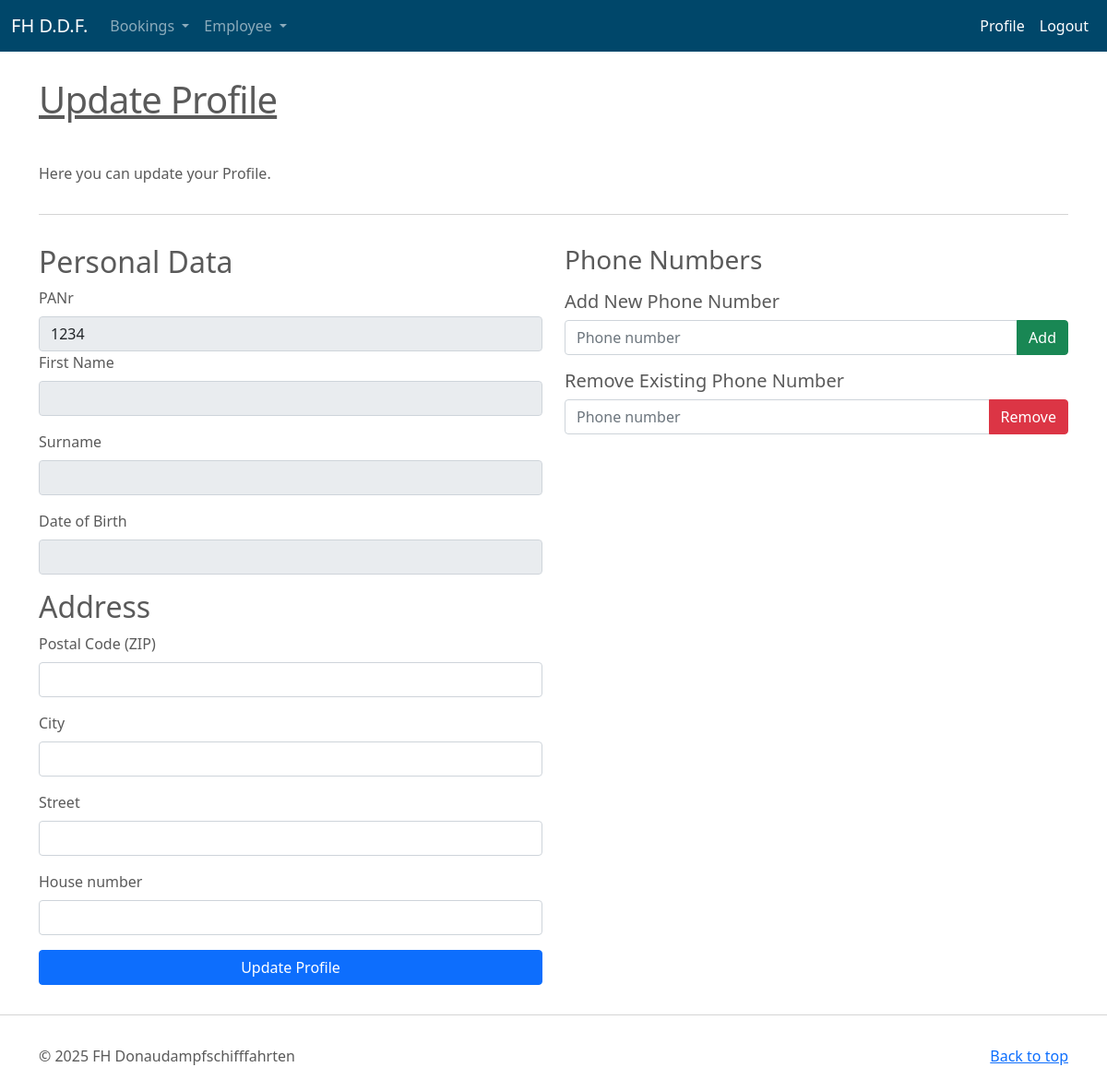
Page /profile_update (signed in) on the earlier database version.
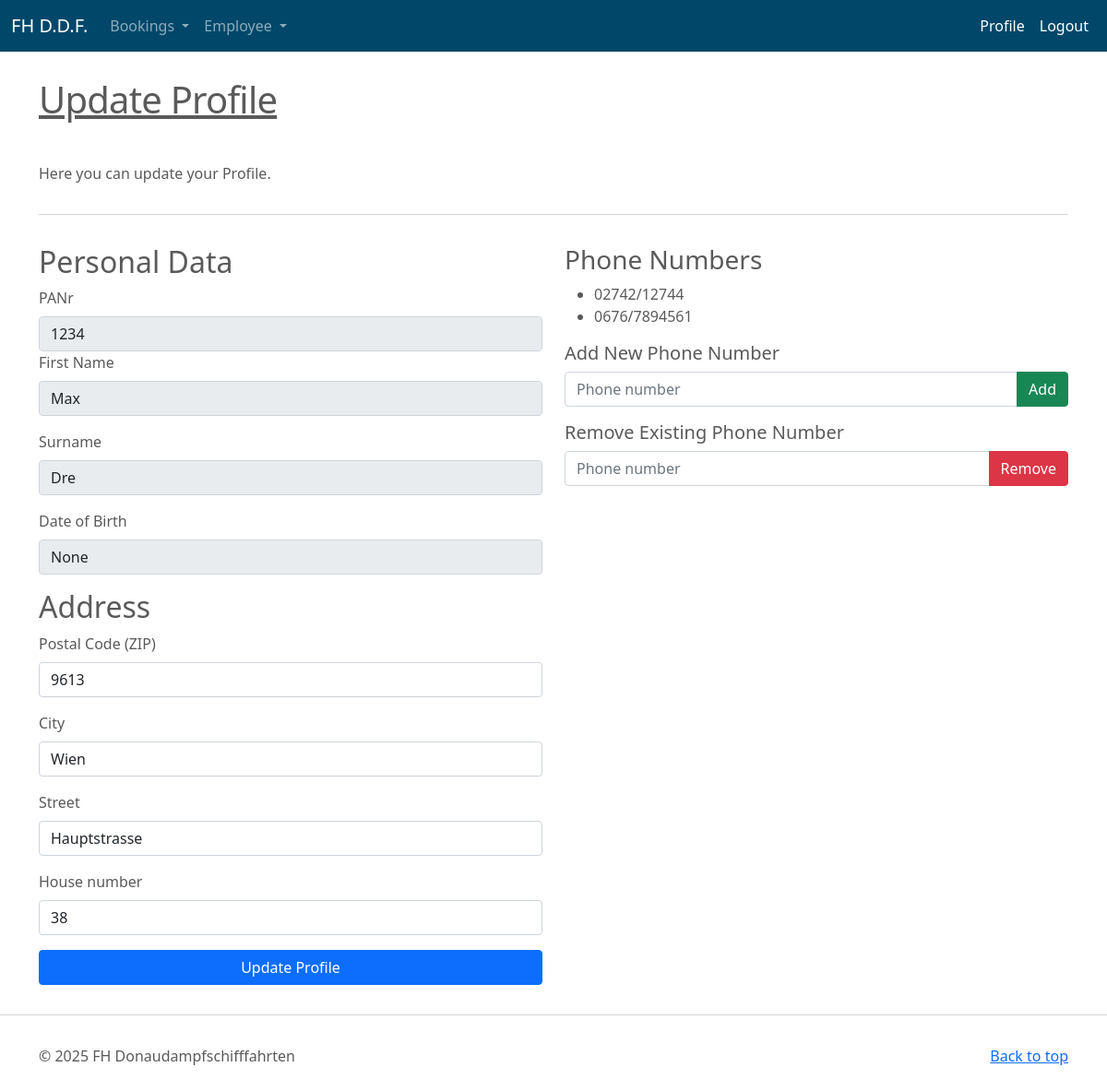
Same page on the later database version.
### tables this page shows
CREATE TABLE "Person" (
    /* hab das auf PANr geaendert da es sonst mit den spaeteren FKs zach wird mit dem zusammengesetzten SVNR + GebDatum*/
    "PANr" NUMBER(4),
    /* es gibt keinen eigenen date type kann als int, text, oder real angegeben werden */ 
    "GebDatum" INTEGER,
    "Vorname" TEXT(50),
    "Nachname" TEXT(50),
    "PLZ" NUMBER(4),
    "Ort" TEXT(50),
    "Strasse" TEXT(50),
    "Hausnummer" NUMBER(4),
    CONSTRAINT pk_Person PRIMARY KEY (PANr)
);

CREATE TABLE "Telefonnummer" (
    "TelNummer" TEXT(20),
    "PANr" NUMBER(4),
    CONSTRAINT pk_Telefonnummer PRIMARY KEY (PANr, TelNummer),
    CONSTRAINT fk_Telefonnummer_Person FOREIGN KEY (PANr) REFERENCES Person (PANr)
        ON DELETE CASCADE
);

### flask_auu/profile.py (the view, shortened to what this page needs)
@bp.route('/profile_update', methods = ("GET", "POST"))
@login_required
def profile_update():
    db = get_db()
    user_data = db.execute(
    "SELECT VORNAME, NACHNAME, strftime('%d.%m.%Y', GebDatum) as GebDatum, PLZ, ORT, STRASSE, Hausnummer FROM PERSON WHERE PANR = ?",
    (g.user['username'],)
    ).fetchone()
    tel_data = db.execute(
    "SELECT Telnummer From Telefonnummer WHERE PANR = ?",
    (g.user['username'],)
    ).fetchall()
    return render_template('profile/profile_update.html', user_data=user_data, tel_data=tel_data)

### flask_auu/auth.py (called while the page is built)
@bp.before_app_request
def load_logged_in_user():
    user_id = session.get('user_id')
    if session.get('history') is None:
        session['history'] = "Usage history since last login:\n"
    if user_id is None:
        g.user = None
    else:
        g.user = get_db().execute(
            'SELECT * FROM user WHERE id = ?', (user_id,)
        ).fetchone()

def login_required(view):
    @functools.wraps(view)
    def wrapped_view(**kwargs):
        if g.user is None:
            return redirect(url_for('auth.login'))
        return view(**kwargs)
    return wrapped_view

### flask_auu/db.py (called while the page is built)
def get_db():
        print('get_db(): before db is accessed...', flush=True)
        if 'db' not in g:
            g.db = sqlite3.connect(
                current_app.config['DATABASE'],
                detect_types=sqlite3.PARSE_DECLTYPES
            )
            g.db.row_factory = sqlite3.Row
        return g.db

### flask_auu/templates/profile/profile_update.html
{% extends 'base.html' %}
{% block content %}
<div class="container marketing">
    <div class="signpost"><h1>Update Profile</h1></div>
    <p>Here you can update your Profile.</p>
    <hr class="featurette-divider">
    <div class="row">
        <div class="col-md-6">
            <form method="post" name="update_profile" class="needs-validation" novalidate>
                <h2>Personal Data</h2>
                <div class="form-group">
                    <label for="username" class="form-label">PANr</label>
                    <input type="text" class="form-control" id="username" name="username" value="{{ g.user['username'] }}" readonly>
                </div>
                <div class="mb-3">
                    <label for="name" class="form-label">First Name</label>
                    <input type="text" class="form-control" id="name" name="name" value="{{ user_data['VORNAME'] }}" readonly>
                </div>
                <div class="mb-3">
                    <label for="surname" class="form-label">Surname</label>
                    <input type="text" class="form-control" id="surname" name="surname" value="{{ user_data['NACHNAME']}}" readonly>
                </div>
                <div class="mb-3">
                    <label for="dob" class="form-label">Date of Birth</label>
                    <input type="text" class="form-control" id="dob" name="date_of_birth" value="{{ user_data['GebDatum'] }}" readonly>
                </div>
                <h2>Address</h2>
                <div class="mb-3">
                    <label for="plz" class="form-label">Postal Code (ZIP)</label>
                    <input type="text" class="form-control" id="plz" name="plz" value="{{ user_data['PLZ'] }}" required>
                </div>
                <div class="mb-3">
                    <label for="ort" class="form-label">City</label>
                    <input type="text" class="form-control" id="ort" name="ort" value="{{ user_data['ORT'] }}" required>
                </div>
                <div class="mb-3">
                    <label for="street" class="form-label">Street</label>
                    <input type="text" class="form-control" id="street" name="street" value="{{ user_data['STRASSE'] }}" required>
                </div>
                <div class="mb-3">
                    <label for="hausnummer" class="form-label">House number</label>
                    <input type="text" class="form-control" id="hausnummer" name="hausnummer" value="{{ user_data['Hausnummer'] }}" required>
                </div>
                <div class="d-grid">
                    <button type="submit" class="btn btn-primary">Update Profile</button>
                </div>
            </form>
        </div>
        <div class="col-md-6">
            <h3>Phone Numbers</h3>
            <ul>
                {% for tels in tel_data %}
                    <li>{{ tels['TELNUMMER'] }}</li>
                {% endfor %}
            </ul>
            <h5>Add New Phone Number</h5>
            <form method="post" name="add_phonenr">
                <div class="input-group mb-3">
                    <input type="text" class="form-control" name="add_phonenr" placeholder="Phone number" required>
                    <button type="submit" class="btn btn-success">Add</button>
                </div>
            </form>
            <h5>Remove Existing Phone Number</h5>
            <form method="post" name="remove_phonenr">
                <div class="input-group mb-3">
                    <input type="text" class="form-control" name="remove_phonenr" placeholder="Phone number" required>
                    <button type="submit" class="btn btn-danger">Remove</button>
                </div>
            </form>
        </div>
    </div>
</div>
{% endblock %}

Differences in the rows shown:
added Person: name "Max", surname "Dre", plz "9613", ort "Wien", street "Hauptstrasse", hausnummer "38"
added Telefonnummer: TELNUMMER "02742/12744"
added Telefonnummer: TELNUMMER "0676/7894561"
Other differences:
form field date_of_birth: (not shown) → "None"
